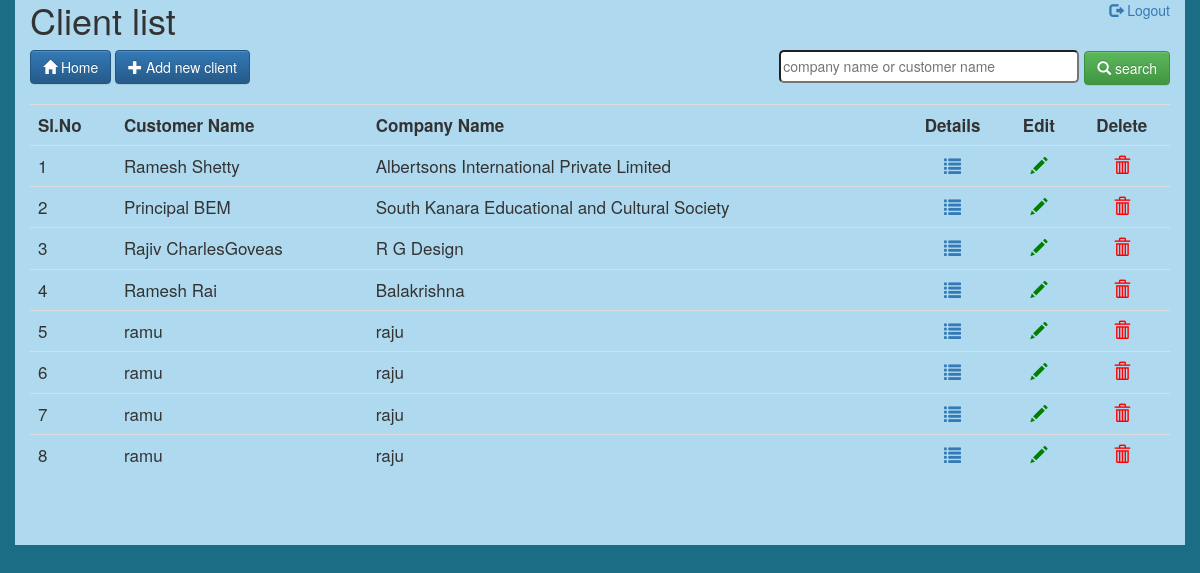
Screenshot of /main_view.php?data (signed in) with the database file from the repository.
### tables this page shows
CREATE TABLE IF NOT EXISTS `clients_information` (
  `id` int(11) NOT NULL,
  `customer_email` varchar(255) NOT NULL,
  `customer_name` varchar(255) NOT NULL,
  `company_name` varchar(255) NOT NULL,
  `address_1` varchar(255) DEFAULT NULL,
  `address_2` varchar(255) DEFAULT NULL,
  `address_3` varchar(255) DEFAULT NULL,
  `city` varchar(255) DEFAULT NULL,
  `state` varchar(255) DEFAULT NULL,
  `country` varchar(255) DEFAULT NULL,
  `country_code` varchar(10) NOT NULL,
  `pincode` int(11) DEFAULT NULL,
  `prifix` int(11) DEFAULT NULL,
  `contact_number` int(11) DEFAULT NULL,
  `mobile_number` varchar(255) DEFAULT NULL,
  `delete_status` enum('true','false') NOT NULL DEFAULT 'false'
);

### database.php (called while the page is built, shortened)
<?php
function auto_logout($active) {
    $time = time();
    $active = $_SESSION[$active];
    $diff = $time - $active;
}

### main_view.php (the view, shortened to what this page needs)
<!DOCTYPE html>
<?php
require_once 'database.php';
if (isset($_SESSION['user_name'])) {
    if (auto_logout("active")) {
        session_unset();
        session_destroy();
        header("location:login.php");
        exit();
    } else {
        if (isset($_GET['data'])) {
            ?>
            <html>
                <head>
                    <link rel="stylesheet" href="css/bootstrap.min.css">
                    <link rel="stylesheet" href="css/bootstrap-theme.min.css">
                    <link rel="stylesheet" href="css/font-awesome.css">
                    <link rel="stylesheet" href="css/font-awesome.min.css">
                    <link rel="stylesheet" href="css/style.css">
                </head>
                <body>
                    <div class="container-fluid">
                        <div class="container">
                            <?php
                            if (isset($_POST['search'])) {
                                $search_txt = $_POST['search_detail'];
                                $search_txt = stripcslashes($search_txt);
                                if (strlen(trim($search_txt)) > 0) {
                                    ?>
                                    <div>
                                        <p class="top-right"><span class="h1">Client list</span><span class="logout"><a href="logout.php?data"><span class="glyphicon glyphicon-log-out"></span>&nbsp;Logout</a></span></p>
                                        <form action="main_view.php?data" method="post" id="form_main_detail">
                                            <a href="index.php" class="btn btn-primary btn_main"><span class="glyphicon glyphicon-home"></span>&nbsp;Home</a>
                                            <a href="add_client.php?data" class="btn btn-primary btn_main"><span class="glyphicon glyphicon glyphicon-plus"></span>&nbsp;Add new client</a>
                                            <span class="search">
                                                <input type="text" name="search_detail" placeholder="company name or customer name" class="search_detail" id="search_detail" value="<?php echo $search_txt; ?>"/><button class="btn btn-success btn_search btn_main" name="search"><span class="glyphicon glyphicon-search"></span>&nbsp;search</button></span><br><br>
                                        </form></div>
                                    <div class="table-responsive tbl_client">
                                        <table class="table clint_detail_table">
                                            <tr>
                                                <th>Sl.No</th>
                                                <th>Customer Name</th>
                                                <th>Company Name</th>
                                                <th>Details</th>
                                                <th>Edit</th>
                                                <th>Delete</th>
                                            </tr>
                                            <?php
                                            try {
                                                $conn->setAttribute(PDO::ATTR_ERRMODE, PDO::ERRMODE_EXCEPTION);
                                                $sql = $conn->prepare("SELECT id,customer_name,company_name from clients_information WHERE delete_status='false' AND customer_name LIKE ? OR company_name LIKE ?");
                                                $result = $sql->execute(array('%' . $search_txt . '%', '%' . $search_txt . '%'));
                                            } catch (PDOException $e) {
                                                echo $sql . "<br>" . $e->getMessage();
                                            }
                                            $count = $sql->rowCount();
                                            if ($count > 0) {
                                                $slno = 1;
                                                while ($data = $sql->fetch(PDO::FETCH_ASSOC)) {
                                                    ?>
                                                    <tr>
                                                        <td><?php echo $slno; ?></td>
                                                        <td><?php echo $data['customer_name']; ?></td>
                                                        <td><?php echo $data['company_name']; ?></td>
                                                        <td class="icons"><a href="customer_detail.php?comp_name=<?php echo $data['company_name']; ?>&data"><span class="glyphicon glyphicon-list"></span></a></td>
                                                        <td class="icons"><a href="client_update.php?id=<?php echo $data['id']; ?>&data"><span class="glyphicon glyphicon-pencil"></span></a></td>
                                                        <td class="icons"><a id="dlt_id<?php echo $slno; ?>" href="delete.php?id=<?php echo $data['id']; ?>&comp_name=<?php echo $data['company_name']; ?>&data" class="hdn_lnk"></a><span id="id<?php echo $slno; ?>" class="glyphicon glyphicon-trash butn_dlt" onclick="checkDelete(this.id);"></span></td>
                                                    </tr>
                                                    <?php
                                                    $slno++;
                                                }
                                            } else {
                                                echo "<h3>Result not found</h3>";
                                            }
                                        } else {
                                            header("location:main_view.php?data");
                                        }
                                        ?>
                                    </table>
                                </div>
                            <?php } else { ?>
                                <div>
                                    <p class="top-right"><span class="h1">Client list</span><span class="logout"><a href="logout.php?data"><span class="glyphicon glyphicon-log-out"></span>&nbsp;Logout</a></span></p>
                                    <form action="main_view.php?data" method="post" id="form_main_detail">
                                        <a href="index.php" class="btn btn-primary btn_main"><span class="glyphicon glyphicon-home"></span>&nbsp;Home</a>
                                        <a href="add_client.php?data" class="btn btn-primary btn_main"><span class="glyphicon glyphicon glyphicon-plus"></span>&nbsp;Add new client</a>
                                        <span class="search">
                                            <input type="text" name="search_detail" placeholder="company name or customer name" class="search_detail" id="search_detail"/><button class="btn btn-success btn_search btn_main" name="search"><span class="glyphicon glyphicon-search"></span>&nbsp;search</button></span><br><br>
                                    </form></div>
                                <div class="table-responsive tbl_client">
                                    <table class="table clint_detail_table">
                                        <tr>
                                            <th>Sl.No</th>
                                            <th>Customer Name</th>
                                            <th>Company Name</th>
                                            <th class="icons">Details</th>
                                            <th class="icons">Edit</th>
                                            <th class="icons">Delete</th>
                                        </tr>
                                        <?php
                                        try {
                                            $conn->setAttribute(PDO::ATTR_ERRMODE, PDO::ERRMODE_EXCEPTION);
                                            $sql = $conn->prepare("SELECT id,customer_name,company_name from clients_information where delete_status='false'");
                                            $result = $sql->execute();
                                        } catch (PDOException $e) {
                                            echo $sql . "<br>" . $e->getMessage();
                                        }
                                        $slno = 1;
                                        while ($data = $sql->fetch(PDO::FETCH_ASSOC)) {
                                            ?>
                                            <tr>
                                                <td><?php echo $slno; ?></td>
                                                <td><?php echo $data['customer_name']; ?></td>
                                                <td><?php echo $data['company_name']; ?></td>
                                                <td class="icons"><a href="customer_detail.php?comp_name=<?php echo $data['company_name']; ?>&data"><span class="glyphicon glyphicon-list"></span></a></td>
                                                <td class="icons"><a href="client_update.php?id=<?php echo $data['id']; ?>&data"><span class="glyphicon glyphicon-pencil"></span></a></td>
                                                <td class="icons"><span id="id<?php echo $slno; ?>" class="glyphicon glyphicon-trash butn_dlt" onclick="checkDelete(this.id);"></span></td>
                                            </tr>
                                            <?php
                                            $slno++;
                                        }
                                        ?>
                                    </table>
                                </div> <?php } ?>
                        </div>
                    </div>
                </body>
            </html>
            <?php
        } else {
            header("location:index.php");
        }
    }
} else {
    header("location:login.php");
}
?>

### css/style.css (style rules this page uses)
@media (min-width: 1200px) { .clint_detail_table { font-size: 17px; } }
@media (min-width: 1200px) { .search_detail { width: 300px; height: 33px; border-radius: 5px; margin-right: 5px; } }
html,body { height:100%; }
html { font-family: "Lucida Sans", sans-serif; }
* { box-sizing: border-box; }
.container-fluid { background-color: #1b6d85; height: auto; min-height: 100%; position: relative; }
.container { background-color: #afd9ee; padding-bottom: 50px; }
.search { float: right; }
.logout { float: right; }
.glyphicon-trash { color: red; }
.glyphicon-pencil { color: green; }
.icons { text-align: center; }
.butn_dlt { cursor: pointer; }

### rows the page displays
clients_information: customer_name "Ramesh Shetty", company_name "Albertsons International Private Limited"
clients_information: customer_name "Principal BEM", company_name "South Kanara Educational and Cultural Society"
clients_information: customer_name "Rajiv CharlesGoveas", company_name "R G Design"
clients_information: customer_name "Ramesh Rai", company_name "Balakrishna"
clients_information: customer_name "ramu", company_name "raju"
clients_information: customer_name "ramu", company_name "raju"
clients_information: customer_name "ramu", company_name "raju"
clients_information: customer_name "ramu", company_name "raju"
